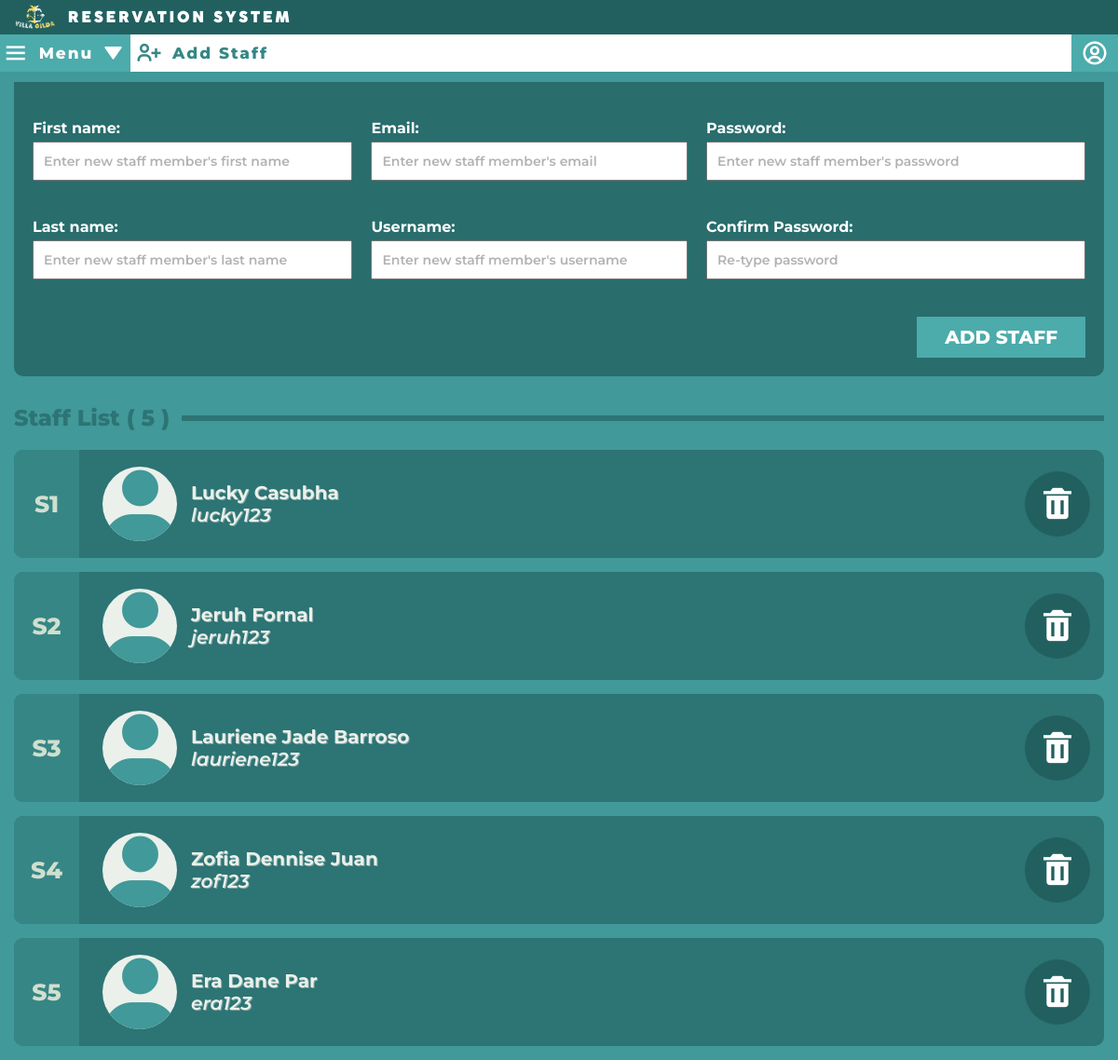
Screenshot of /staff.php (signed in) with the database file from the repository.
### staff.php (the view, shortened to what this page needs)
<!DOCTYPE html>
<html lang="en">
<head>
  <link rel="stylesheet" href="styles/general.css">
  <link rel="stylesheet" type="text/css" href="styles/staff.css">
  <link rel="stylesheet" type="text/css" href="styles/header.css">
  <link rel="stylesheet" href="https://unpkg.com/boxicons@latest/css/boxicons.min.css">
  <link href="https://cdn.jsdelivr.net/npm/remixicon@4.2.0/fonts/remixicon.css" rel="stylesheet">
</head>
<body>
  <?php
    include('header.php');
  ?>
  <div class="form-wrapper">
    <form class="addStaff" method="post">
      <div class="field-wrapper">
        <div class="form-group first">
          <label for="firstName">First name:</label>
          <input type="text" name="firstName" class="firstName" id="firstName" placeholder="Enter new staff member's first name" required>
        </div>
        <div class="form-group second">
          <label for="lastName">Last name:</label>
          <input type="text" name="lastName" class="lastName" id="lastName" placeholder="Enter new staff member's last name" required>
        </div>
        <div class="form-group">
          <label for="email">Email:</label>
          <input type="text" name="email" class="email" id="email" placeholder="Enter new staff member's email" required>
        </div>
        <div class="form-group user">
          <label for="username">Username:</label>
          <input type="text" name="username" class="username" id="username" placeholder="Enter new staff member's username" required>
        </div>
        <div class="form-group password">
          <label for="password">Password:</label>
          <input type="password" name="password" class="password" id="password" placeholder="Enter new staff member's password" required>
        </div>
        <div class="form-group confirm-pass">
          <label for="confirm-password">Confirm Password:</label>
          <input type="password" name="confirm-password" class="confirm-password" id="confirm-password" placeholder="Re-type password" required>
        </div>
      </div>
      <div class="addStaff-container">
        <input type="submit" name="addStaff" value="ADD STAFF" class="addStaff-submit">
      </div>
    </form>
  </div>
  <?php
  $conn = new mysqli(
      $_ENV['DB_HOST'] ?? 'localhost',
      $_ENV['DB_USER'] ?? 'root',
      $_ENV['DB_PASS'] ?? '',
      $_ENV['DB_NAME'] ?? 'villa gilda'
  );
  $sqlShow = 'SELECT ID, `First Name`, `Last Name`, Username FROM `user accounts` WHERE Role = "staff"';
  $result = $conn->query($sqlShow);
  $numStaff = mysqli_num_rows($result);
  $number = 1;
  echo '
  <div class="staff-list">
    <div class="list-title">
      <h2>Staff List ( '.$numStaff.' )</h2> <hr class="line">
    </div>
    <div class="list-body">
    ';
  while ($row = $result->fetch_assoc()) {
      echo "
      <div class='staff-card'>
        <h3>S".$number++."</h3>
        <div class='staff-info'>
          <div class='list-prof'>
            <div class='wrapper-pane staff-size'>
              <i class='bx bxs-user user-2 user-staff icon-staff-size'></i>
            </div>
            <div class='info'>
              <p class='info-name'>{$row['First Name']} {$row['Last Name']}</td>
              <p class='username-staff'>{$row['Username']}</p>
            </div>
          </div>
          <div class='delete'>
            <input type='hidden' name='deleteID' value='{$row['ID']}'>
            <button type='button' onclick='openDialog(this)' class='delete-button'>
              <i class='bx bxs-trash'></i>
            </button>
          </div>
        </div>
      </div>
      ";
  }
  echo '
    </div>
  </div>
  ';
  ?>
</body>
</html>

### header.php (shortened to what this page needs)
<header>
  <div class="first-section">
    <a href="homepage.php"><div><img class="logo" src="images/villa-gilda-logo2.png" alt="Villa Gilda Logo"></div></a>
    <h1>RESERVATION SYSTEM</h1>
  </div>
  <div class="second-section">
      <label class="menu-field menu-color">
        <div class="menu-disappear"><i class="bx bx-menu"></i></div>
        <p class="menu-text">Menu</p>
        <p class="div-2"><i class="bx bxs-down-arrow change"></i></p>
      </label>
    <div class="second-div">
      <i class="bx menu-home" id="menu"></i>
      <p class="home-text"></p>
    </div>
    <label class="third-div third-color">
      <i class="bx bx-user-circle"></i>
    </label>
</header>

### styles/general.css (style rules this page uses)
* { font-family: 'Montserrat', sans-serif; }
input { font-size: 14px; }
input::placeholder { color: rgba(0, 0, 0, 0.3); }
button, input[type="submit"] { cursor: pointer; }

### styles/staff.css (style rules this page uses)
body { background-color: #419999; position: relative; }
.form-wrapper { padding: 10px 15px 30px; }
.addStaff { background-color: #296D6D; border-radius: 0 0 10px 10px; width: 100%; margin: auto; }
.field-wrapper { display: grid; gap: 20px; }
.form-group label { text-wrap: nowrap; font-family: 'Montserrat', sans-serif; font-weight: 700; }
.form-group input { font-size: 14px; margin-top: 5px; color: black; width: 100%; padding: 10px 10px; }
.addStaff-container { display: flex; justify-content: flex-end; }
.addStaff-submit { margin-top: 20px; font-family: 'Montserrat', sans-serif; font-weight: 800; cursor: pointer; font-size: 20px; background-color: #4CABAB; border: none; padding: 10px 30px; transition: background-color 0.2s, color 0.2s; }
.list-title { padding: 0 0 20px; display: flex; align-items: center; }
.list-title h2 { flex-basis: 180px; color: #2D7474; font-family: 'Montserrat', sans-serif; font-weight: 800; }
.line { flex: 1; border: 3px solid #2D7474; color: #2D7474; display: inline-block; }
.staff-list { padding: 0 15px; }
.staff-card { display: flex; background-color: #2D7474; overflow: hidden; border-radius: 10px; border: none; width: 100%; margin-bottom: 15px; overflow-x: auto; }
.staff-list p { color: #EBF0EA; }
.staff-card h3 { font-family: 'Montserrat', sans-serif; font-weight: 800; color: #D0DFCE; padding: 0 10px; display: flex; align-items: center; justify-content: center; flex: 0 1 70px; font-size: 25px; background-color:#368686; }
.staff-info { flex: 1; display: flex; column-gap: 15px; justify-content: space-between; align-items: center; padding: 18px 15px 18px 25px; }
.info * { font-size: clamp(16px, 3vw, 20px); font-weight: bold; filter: drop-shadow(1.6px 1px 0px rgba(240, 241, 240, 0.4)); }
.username-staff { font-weight: 600; font-style: italic; }
.list-prof { display: flex; align-items: center; column-gap: 15px; }
.staff-size { flex: 0 0 auto; width: clamp(50px, 15vw, 80px); height: clamp(50px, 15vw, 80px); }
.icon-staff-size { font-size: clamp(18px, 10vw, 45px) !important; }
.delete-button { background-color: #226060; border: none; padding: clamp(10px, 2vw, 15px); border-radius: 50%; transition: background-color 0.25s; }
i.bxs-trash { font-size: clamp(25px, 6vw, 40px); }
@media only screen and (min-width: 992px) { .field-wrapper { grid-auto-flow: column; grid-template-rows: repeat(2, auto); row-gap: 40px; } }
@media only screen and (min-width: 992px) { .addStaff { padding: 40px 20px 20px; } }
@media only screen and (min-width: 992px) { .addStaff-submit { margin-top: 40px; } }

### styles/header.css (style rules this page uses)
* { color: white; }
body { padding-top: 78px; }
header { position: fixed; top: 0; left: 0; right: 0; }
.first-section, .second-section { display: flex; }
.first-section { align-items: center; background-color: #226060; }
.logo { margin-top: 5px; margin-left: 15px; margin-right: 13px; width: 45px; }
.first-section h1 { font-family: 'Cocogoose-Bold'; font-size: 16px; letter-spacing: 3px; }
.second-section { display: grid; }
.second-section > * { font-weight: 800; }
.menu-field, .second-div, .third-div { font-size: 17px; padding: 5px; column-gap: 10px; display: flex; align-items: center; height: 40px; }
.menu-field { justify-content: center; padding-right: 11px; cursor: pointer; }
i + p, .menu-text { letter-spacing: 2px; }
.second-div p { color: #368686; }
.third-div { justify-content: center; }
.bx, .ri-menu-3-line { font-size: 30px; }
.div-2 i { transition: transform 0.3s; }
.change { font-size: 22px; }
.second-div { background-color: white; }
.second-div p, .menu-home { color: #368686; }
.third-div { position: relative; background-color: #4CABAB; cursor: pointer; }
.wrapper-pane { padding: 10px; border-radius: 50%; background-color: #EBF0EA; overflow: hidden; display: flex; align-items: center; justify-content: center; }
.user-2 { margin-top: 15px; font-size: 35px; transform: scale(2.3); color: #419999; }
.user-staff { color: #419999; }
@media only screen and (min-width: 992px) { header { z-index: 9999; } }
@media only screen and (min-width: 992px) { .second-section { grid-template-columns: 140px 1fr 50px; align-items: center; } }
@media only screen and (min-width: 992px) { .menu-field { background-color: #4CABAB; } }
@media only screen and (min-width: 992px) { .menu-disappear { display: flex; } }

### rows the page displays
user accounts: First Name "Lucky", Last Name "Casubha", Username "lucky123"
user accounts: First Name "Jeruh", Last Name "Fornal", Username "jeruh123"
user accounts: First Name "Lauriene Jade", Last Name "Barroso", Username "lauriene123"
user accounts: First Name "Zofia Dennise", Last Name "Juan", Username "zof123"
user accounts: First Name "Era Dane", Last Name "Par", Username "era123"

### other values shown
$numStaff "5"
